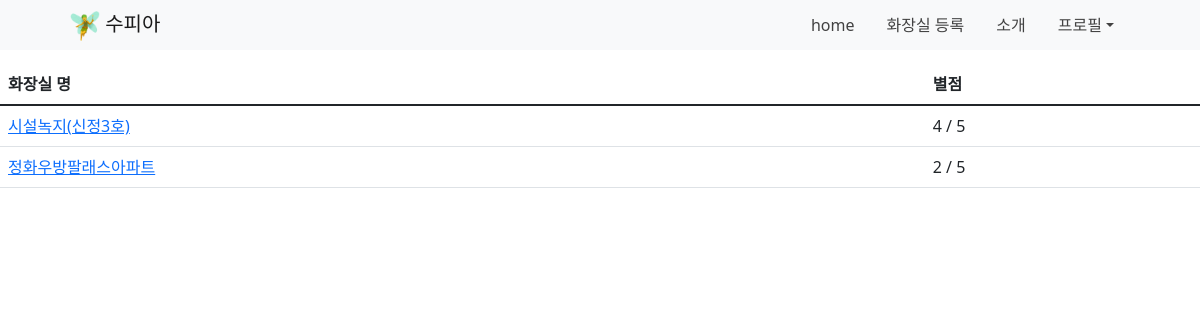
Before: /myComments/ (signed in) with the older database file.
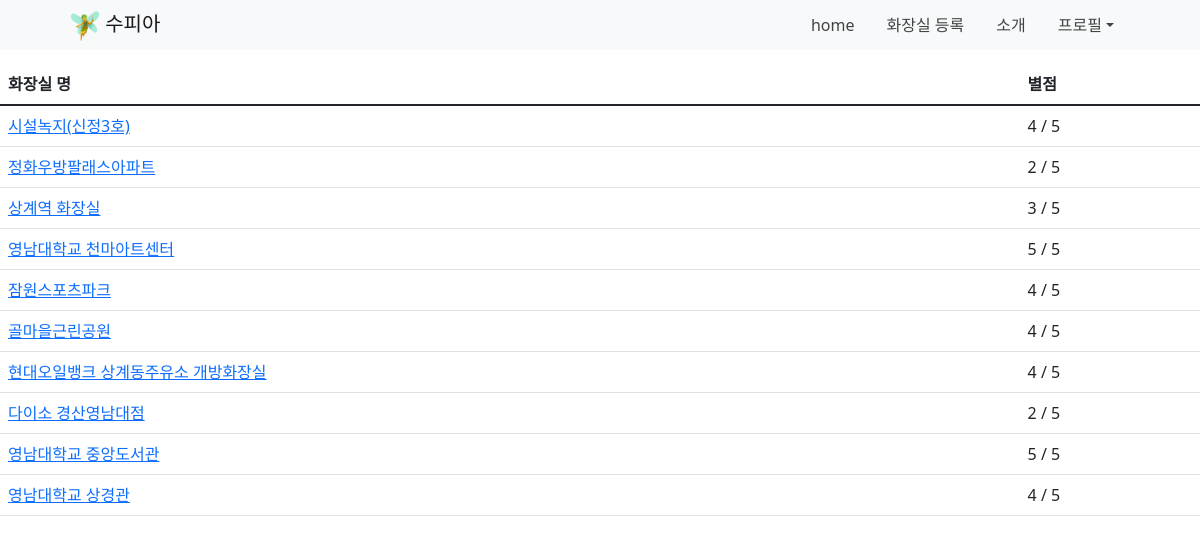
After: the same page with the newer database file.
### toilet/models.py (models this page shows)
class Comment(models.Model):
    score=models.IntegerField(validators=[MinValueValidator(1), MaxValueValidator(5)])
    author = models.ForeignKey(User, on_delete=models.CASCADE)
    toilet = models.ForeignKey(ToiletInfo, on_delete=models.CASCADE)
    def __str__(self):
        return self.toilet.tname

class ToiletInfo(models.Model):
    squat = 0 # 좌변기
    toilet = 1 # 양변기
    unknown = 3
    TTYPE_CHOICE = [(squat, '좌변기'), (toilet, '양변기')]
    id = models.AutoField(primary_key=True)
    tname=models.CharField(max_length=200)
    tlocation=models.CharField(max_length=300)
    tlat = models.FloatField() #위도
    tlong = models.FloatField() #경도
    tnumber=models.CharField(max_length=200,null=True)
    topen=models.CharField(max_length=200,null=True)
    tbidget=models.BooleanField(null=True)
    tpaper=models.BooleanField(null=True)
    tpassword=models.BooleanField(null=True)
    tpublic=models.BooleanField(null=True)
    ttype=models.IntegerField(choices=TTYPE_CHOICE,
                                blank=True,
                                null=True,
                                default=unknown)

### toilet/views.py (the view)
# urls.py: path('myComments/', views.myComments, name='myComments'),
def myComments(req):
    commented_user = get_object_or_404(User,pk=req.user.id)
    return render(req, 'toilet/myComments.html', {'commented_user':commented_user})

### templates/toilet/myComments.html
{% extends 'base.html' %}
{% load static %}
{% block content %}
<table class="table">
    <thead class="thead-dark">
    <tr>
        <th>화장실 명</th>
        <th>별점</th>
    </tr>
    </thead>
    <tbody>
    {% if commented_user.comment_set %}
        {% for rating in commented_user.comment_set.all %}
        <tr>
            <td><a href="{% url 'toilet:info' rating.toilet.id %}">{{ rating }}</a></td>
            <td>{{ rating.score }} / 5</td>
        </tr>
    {% endfor %}
    {% else %}
        <tr>
            <td colspan="2">등록된 평가가 없습니다.</td>
        </tr>
    {% endif %}
    </tbody>
</table>
{% endblock %}

Changed rows visible on the page:
added Comment: toilet.tname "상계역 화장실", score "3"
added Comment: toilet.tname "영남대학교 천마아트센터", score "5"
added Comment: toilet.tname "잠원스포츠파크", score "4"
added Comment: toilet.tname "골마을근린공원", score "4"
added Comment: toilet.tname "현대오일뱅크 상계동주유소 개방화장실", score "4"
added Comment: toilet.tname "다이소 경산영남대점", score "2"
added Comment: toilet.tname "영남대학교 중앙도서관", score "5"
added Comment: toilet.tname "영남대학교 상경관", score "4"
